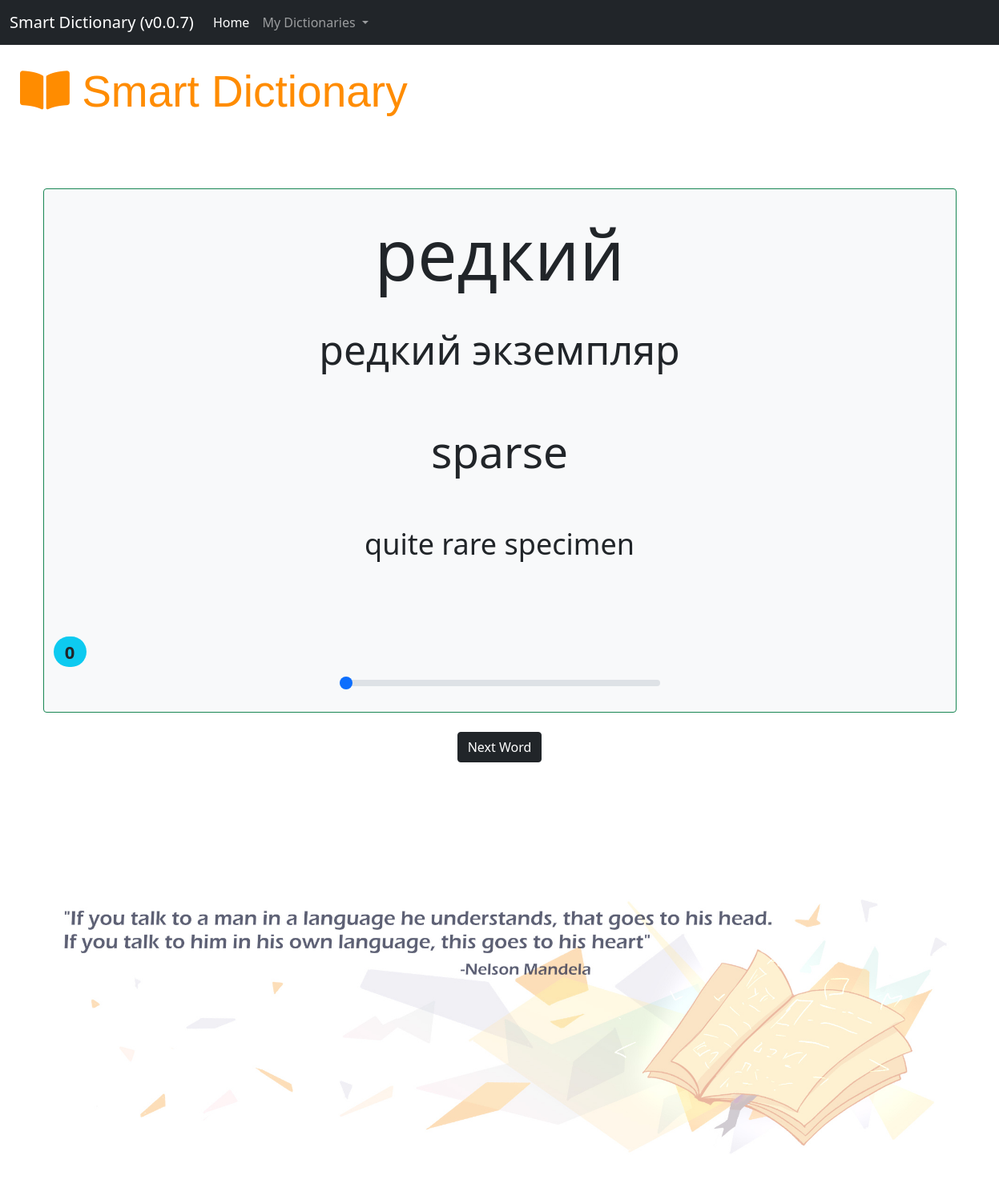
The page /dict-learn/test-dictionary/0/ on the database as committed earlier.
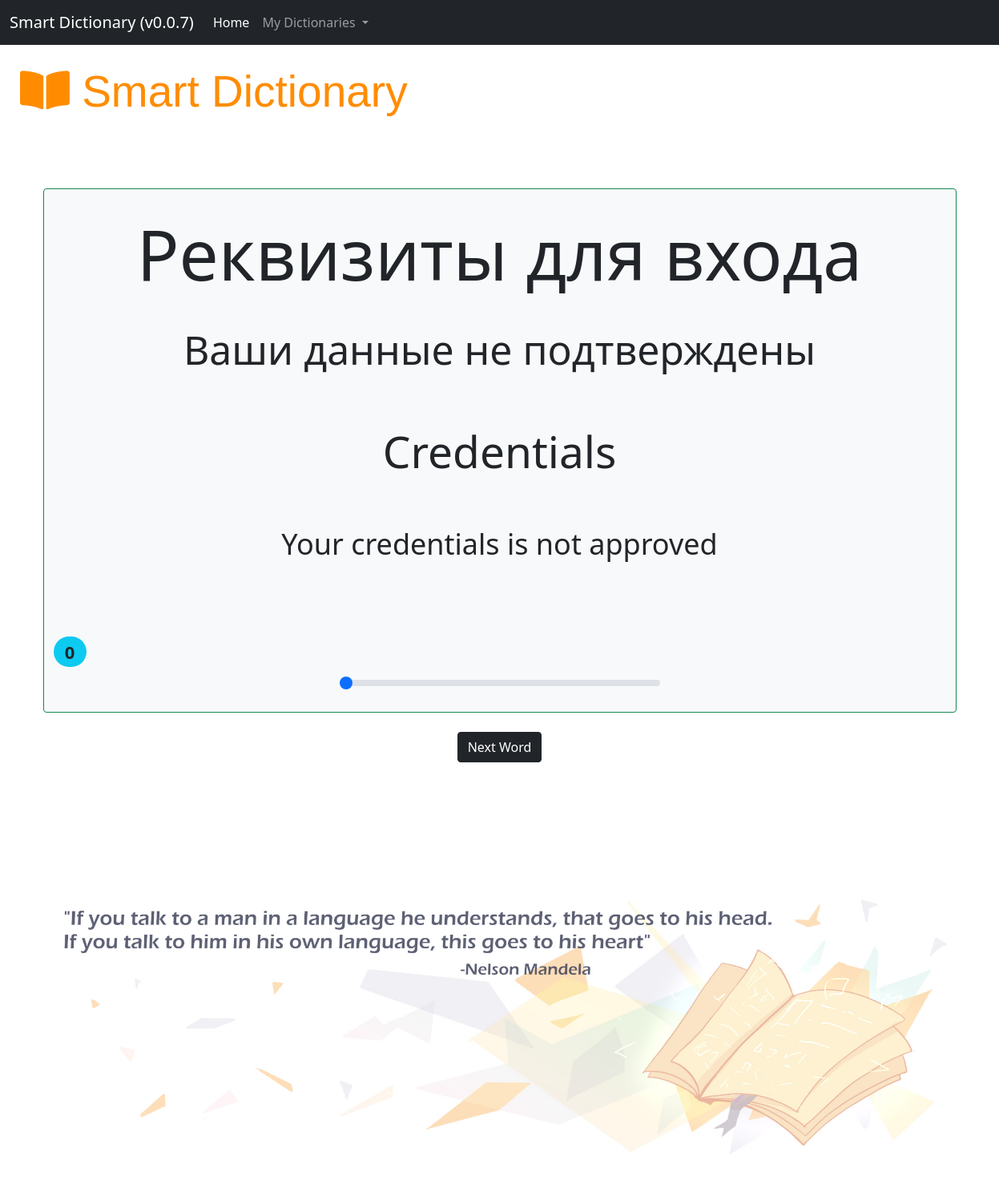
The same page on the database as committed later.
### dict/models.py (models this page shows, shortened)
class WordCard(models.Model):
    word_foreign = models.CharField(max_length=50, blank=False, unique=True)
    word_native = models.CharField(max_length=50, blank=False)
    context_foreign = models.TextField(max_length=100, blank=True)
    context_native = models.TextField(max_length=100, blank=True)
    word_foreign_audio = models.FileField(upload_to='media/word', blank=True)
    context_foreign_audio = models.FileField(upload_to='media/context', blank=True)
    score = models.IntegerField(default=0)
    dictionary = models.ForeignKey('Dictionary', on_delete=models.SET_NULL, related_name='cards', null=True)
    is_learning = models.BooleanField(default=False)
    last_learn_date = models.DateTimeField(default=timezone.now)
    def __str__(self):
        return self.word_foreign
    class Meta:
        ordering = ['-pk']

### dict/views.py (the view, shortened to what this page needs)
# urls.py: path('dict-learn/<slug:slug>/<int:pk>/', views.DictLearnView.as_view(), name='dict_learn_url'),
class DictLearnView(View):
    def get(self, request, *args, **kwargs):
        print(f'\n=== [Dict Learn View] Dict Learn View GET KWARGS: {kwargs}')
        if kwargs.get('pk') == 0:
            set_cards_initial_state(kwargs)
            random_card_to_learn = get_random_card()
            return render(request, 'dict/index.html', {'card_to_learn': random_card_to_learn})
        else:
            return render(request, 'dict/index.html', {'card_to_learn': WordCard.objects.get(pk=kwargs['pk'])})

### dict/models.py (called while the page is built)
    def get_absolute_url(self):
        return reverse_lazy('dict_view_url', kwargs={'slug': self.slug})

### dict/templatetags/dict_tags.py (called while the page is built)
@register.inclusion_tag('dict/includes/_navbar.html')
def show_navbar():
    dictionaries = Dictionary.objects.all()
    return {'dictionaries': dictionaries}

### dict/utils.py (called while the page is built)
def get_random_card():
    print('\n=== Get Random Card Function')
    obj = WordCard.objects.filter(is_learning=True).order_by('?')[0]
    print(f'=== Random Card to Return: {obj}')
    return obj

### dict/templates/dict/index.html (shortened to what this page needs)
{% load static %}
{% load dict_tags %}
<!DOCTYPE html>
<html lang="en">
<head>
    <link href="https://cdn.jsdelivr.net/npm/bootstrap@5.0.0/dist/css/bootstrap.min.css" rel="stylesheet"
>
    <link href="http://fonts.cdnfonts.com/css/american-typewriter" rel="stylesheet">
    <link rel="stylesheet" href="https://use.fontawesome.com/releases/v5.15.3/css/all.css">
    <link rel="stylesheet" href="https://use.fontawesome.com/releases/v5.15.3/css/v4-shims.css">
    <link href="{% static 'dict/css/main.css' %}" rel="stylesheet" type="text/css">
</head>
<body>
{% show_navbar %}
{% block content %}
    <div class="row">
        <h1 class="index-header">
            <i class="fas fa-book-open"></i> Smart Dictionary</h1>
    </div>
    {% if card_to_learn %}
        <div id="learnCardDiv" class="container">
            {% include 'dict/includes/_card.html' with card_to_learn=card_to_learn %}
        </div>
    {% endif %}
    {% if temp_words %}
        <div class="container" id="tempCardDiv">
            {% include 'dict/includes/_temp_card.html' with card_to_learn=card_to_learn %}
        </div>
    {% else %}
        <div class='index-div'>
            <img src="{% static 'dict/img/index.jpg' %}" alt="index" class="center-image">
        </div>
    {% endif %}
{% endblock %}
</body>
</html>

### dict/templates/dict/includes/_card.html (shortened to what this page needs)
<div class="row justify-content-center" style="align-items:center; margin-top:10vh">
    <div class="card text-dark bg-light border-success">
        <ul class="list-group list-group-flush" style="">
            <div id="learnCard">
                <div class="front card-body" style="text-align: center">
                    <p style="font-size: 7vw">{{ card_to_learn.word_native }}</p>
                    <p style="font-size: 4vw">{{ card_to_learn.context_native }}</p>
                </div>
                <div class="back card-body" style="text-align: center">
                    <p style="font-size: 55px">{{ card_to_learn.word_foreign }}</p>
                    {% if card_to_learn.context_foreign %}
                    <p style="font-size: 36px">{{ card_to_learn.context_foreign }}</p>
                    {% endif %}
                </div>
            </div>
            <div class="my-4 row justify-content-center">
                    <label for="scoreSlider" class="form-label" style="display: block">
                        <span class="badge rounded-pill bg-info text-dark" id="scoreSliderValue" style="font-size:22px">
                            {{ card_to_learn.score }}
                        </span>
                    </label>
                <input type="range" class="form-range" value={{ card_to_learn.score }} min='0' max='100' step="1"
                       id="scoreSlider" style="width: 400px; display: block">
            </div>
        </ul>
    </div>
    <form method="post" action="{% url 'dict_learn_url' slug=card_to_learn.dictionary.slug pk=card_to_learn.pk%}">
    <div id="{{ card_to_learn.pk }}" class="my-4 row justify-content-center">
        <button type="button" class="btn btn-dark" id="nextBtn_{{ card_to_learn.pk }}" style="width: auto">Next Word</button>
    </div>
</form>
</div>

Rows that differ between the two databases and show on the page:
removed WordCard: word_native "редкий", context_native "редкий экземпляр", word_foreign "sparse", context_foreign "quite rare specimen", score "0"
added WordCard: word_native "Реквизиты для входа", context_native "Ваши данные не подтверждены", word_foreign "Credentials", context_foreign "Your credentials is not approved", score "0"
